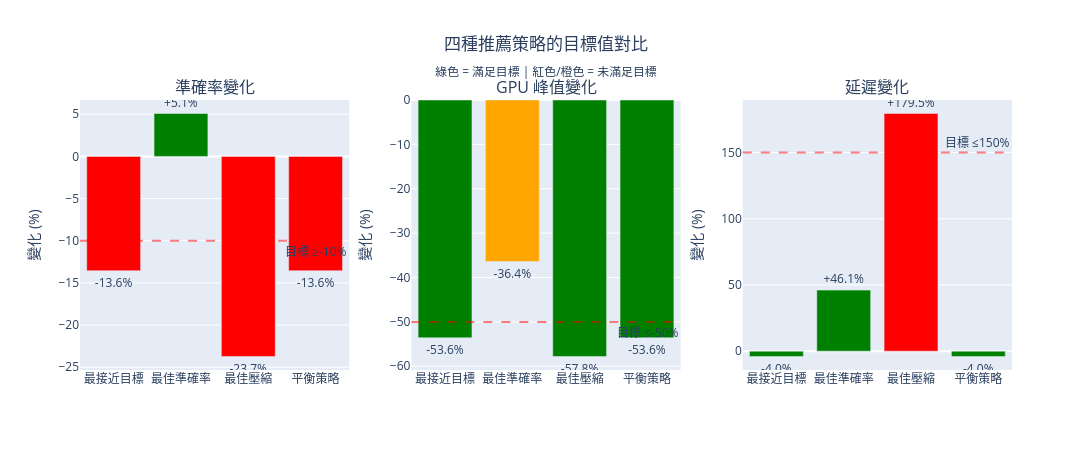

The notebook cell this image was saved under:
### Code cell
# 視覺化 D：策略對比表格
if pareto_analysis and pareto_analysis.get('strategy_comparison'):
    strategies = pareto_analysis['strategy_comparison']
    
    print("\n" + "="*70)
    print("推薦策略對比分析")
    print("="*70)
    
    # 策略名稱對照表（繁體中文）
    strategy_names = {
        'closest_to_target': '最接近目標',
        'best_accuracy': '最佳準確率',
        'best_compression': '最佳壓縮',
        'balanced': '平衡策略'
    }
    
    # 建立對比表格
    comparison_data = []
    for strategy_key, strategy_info in strategies.items():
        if strategy_info:
            config = strategy_info.get('config', {})
            objectives = strategy_info.get('objectives', {})
            
            # 提取關鍵配置
            method = config.get('method', 'unknown')
            bits = config.get('bits', config.get('w_bit', '-'))
            group_size = config.get('group_size', config.get('q_group_size', '-'))
            
            comparison_data.append({
                '策略': strategy_names.get(strategy_key, strategy_key),
                '推薦原因': strategy_info.get('reason', 'N/A'),
                '量化方法': method,
                '位元數': bits,
                '群組大小': group_size,
                '準確率變化': f"{objectives.get('accuracy_change', 0)*100:+.2f}%",
                'GPU 變化': f"{objectives.get('gpu_peak_change', 0)*100:+.2f}%",
                '延遲變化': f"{objectives.get('latency_change', 0)*100:+.2f}%",
                '評分': f"{strategy_info.get('overall_score', 'N/A')}" if strategy_info.get('overall_score') else 'N/A',
                '滿足目標': '✓' if strategy_info.get('satisfies_targets') else '✗',
                '警告': strategy_info.get('warning', '')
            })
    
    df_strategies = pd.DataFrame(comparison_data)
    
    # 條件格式化
    def highlight_satisfies(val):
        if val == '✓':
            return 'background-color: #90EE90; font-weight: bold'
        elif val == '✗':
            return 'background-color: #FFB6C1'
        return ''
    
    styled_strategies = df_strategies.style.applymap(
        highlight_satisfies, 
        subset=['滿足目標']
    ).hide(axis='index')
    
    print("\n四種推薦策略對比：")
    display(styled_strategies)
    
    # 視覺化策略對比（條形圖）
    fig = make_subplots(
        rows=1, cols=3,
        subplot_titles=('準確率變化', 'GPU 峰值變化', '延遲變化')
    )
    
    strategy_labels = [strategy_names.get(k, k) for k in strategies.keys()]
    
    # 準確率
    acc_values = [strategies[k]['objectives']['accuracy_change'] * 100 
                  for k in strategies.keys() if strategies[k]]
    colors_acc = ['green' if v >= -10 else 'red' for v in acc_values]
    fig.add_trace(
        go.Bar(
            x=strategy_labels, 
            y=acc_values,
            marker_color=colors_acc,
            text=[f"{v:+.1f}%" for v in acc_values],
            textposition='outside',
            name='準確率'
        ),
        row=1, col=1
    )
    
    # GPU
    gpu_values = [strategies[k]['objectives']['gpu_peak_change'] * 100 
                  for k in strategies.keys() if strategies[k]]
    colors_gpu = ['green' if v <= -50 else 'orange' for v in gpu_values]
    fig.add_trace(
        go.Bar(
            x=strategy_labels, 
            y=gpu_values,
            marker_color=colors_gpu,
            text=[f"{v:+.1f}%" for v in gpu_values],
            textposition='outside',
            name='GPU'
        ),
        row=1, col=2
    )
    
    # 延遲
    lat_values = [strategies[k]['objectives']['latency_change'] * 100 
                  for k in strategies.keys() if strategies[k]]
    colors_lat = ['green' if v <= 150 else 'red' for v in lat_values]
    fig.add_trace(
        go.Bar(
            x=strategy_labels, 
            y=lat_values,
            marker_color=colors_lat,
            text=[f"{v:+.1f}%" for v in lat_values],
            textposition='outside',
            name='延遲'
        ),
        row=1, col=3
    )
    
    # 添加目標線
    fig.add_hline(y=-10, line_dash="dash", line_color="red", opacity=0.5, row=1, col=1, 
                  annotation_text="目標 ≥-10%", annotation_position="bottom right")
    fig.add_hline(y=-50, line_dash="dash", line_color="red", opacity=0.5, row=1, col=2,
                  annotation_text="目標 ≤-50%", annotation_position="bottom right")
    fig.add_hline(y=150, line_dash="dash", line_color="red", opacity=0.5, row=1, col=3,
                  annotation_text="目標 ≤150%", annotation_position="top right")
    
    fig.update_layout(
        title=dict(
            text='四種推薦策略的目標值對比<br><sub>綠色 = 滿足目標 | 紅色/橙色 = 未滿足目標</sub>',
            x=0.5,
            xanchor='center'
        ),
        height=450,
        width=1100,
        showlegend=False
    )
    
    fig.update_yaxes(title_text="變化 (%)", row=1, col=1)
    fig.update_yaxes(title_text="變化 (%)", row=1, col=2)
    fig.update_yaxes(title_text="變化 (%)", row=1, col=3)
    
    fig.show()
    
else:
    print("\n⚠️ 沒有策略對比資料")

### Figure 1 — Plotly figure (JSON) as saved in the notebook; plotly's stock layout.template omitted (floating-point values rounded to 4 significant figures)
{"data": [{"marker": {"color": ["red", "green", "red", "red"]}, "name": "準確率", "text": ["-13.6%", "+5.1%", "-23.7%", "-13.6%"], "textposition": "outside", "type": "bar", "x": ["最接近目標", "最佳準確率", "最佳壓縮", "平衡策略"], "xaxis": "x", "y": [-13.56, 5.085, -23.73, -13.56], "yaxis": "y"}, {"marker": {"color": ["green", "orange", "green", "green"]}, "name": "GPU", "text": ["-53.6%", "-36.4%", "-57.8%", "-53.6%"], "textposition": "outside", "type": "bar", "x": ["最接近目標", "最佳準確率", "最佳壓縮", "平衡策略"], "xaxis": "x2", "y": [-53.59, -36.41, -57.8, -53.59], "yaxis": "y2"}, {"marker": {"color": ["green", "green", "red", "green"]}, "name": "延遲", "text": ["-4.0%", "+46.1%", "+179.5%", "-4.0%"], "textposition": "outside", "type": "bar", "x": ["最接近目標", "最佳準確率", "最佳壓縮", "平衡策略"], "xaxis": "x3", "y": [-4.049, 46.1, 179.5, -4.049], "yaxis": "y3"}], "layout": {"annotations": [{"font": {"size": 16}, "showarrow": false, "text": "準確率變化", "x": 0.1444, "xanchor": "center", "xref": "paper", "y": 1, "yanchor": "bottom", "yref": "paper"}, {"font": {"size": 16}, "showarrow": false, "text": "GPU 峰值變化", "x": 0.5, "xanchor": "center", "xref": "paper", "y": 1, "yanchor": "bottom", "yref": "paper"}, {"font": {"size": 16}, "showarrow": false, "text": "延遲變化", "x": 0.8556, "xanchor": "center", "xref": "paper", "y": 1, "yanchor": "bottom", "yref": "paper"}, {"showarrow": false, "text": "目標 ≥-10%", "x": 1, "xanchor": "right", "xref": "x domain", "y": -10, "yanchor": "top", "yref": "y"}, {"showarrow": false, "text": "目標 ≤-50%", "x": 1, "xanchor": "right", "xref": "x2 domain", "y": -50, "yanchor": "top", "yref": "y2"}, {"showarrow": false, "text": "目標 ≤150%", "x": 1, "xanchor": "right", "xref": "x3 domain", "y": 150, "yanchor": "bottom", "yref": "y3"}], "height": 450, "shapes": [{"line": {"color": "red", "dash": "dash"}, "opacity": 0.5, "type": "line", "x0": 0, "x1": 1, "xref": "x domain", "y0": -10, "y1": -10, "yref": "y"}, {"line": {"color": "red", "dash": "dash"}, "opacity": 0.5, "type": "line", "x0": 0, "x1": 1, "xref": "x2 domain", "y0": -50, "y1": -50, "yref": "y2"}, {"line": {"color": "red", "dash": "dash"}, "opacity": 0.5, "type": "line", "x0": 0, "x1": 1, "xref": "x3 domain", "y0": 150, "y1": 150, "yref": "y3"}], "showlegend": false, "title": {"text": "四種推薦策略的目標值對比<br><sub>綠色 = 滿足目標 | 紅色/橙色 = 未滿足目標</sub>", "x": 0.5, "xanchor": "center"}, "width": 1100, "xaxis": {"anchor": "y", "domain": [0, 0.2889]}, "xaxis2": {"anchor": "y2", "domain": [0.3556, 0.6444]}, "xaxis3": {"anchor": "y3", "domain": [0.7111, 1]}, "yaxis": {"anchor": "x", "domain": [0, 1], "title": {"text": "變化 (%)"}}, "yaxis2": {"anchor": "x2", "domain": [0, 1], "title": {"text": "變化 (%)"}}, "yaxis3": {"anchor": "x3", "domain": [0, 1], "title": {"text": "變化 (%)"}}}}
